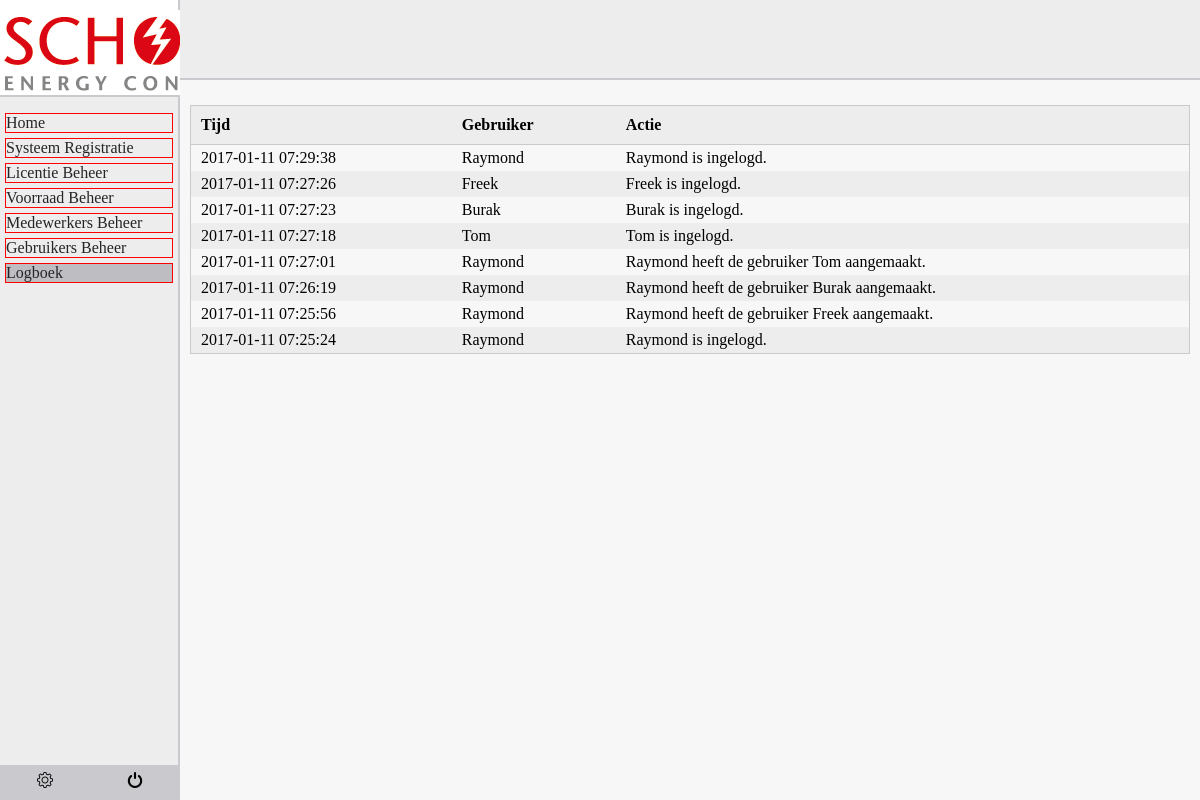
The page /index.php?p=log (signed in) on the database its author committed.
### tables this page shows
CREATE TABLE `log` (
  `ID` int(11) NOT NULL,
  `owner_id` int(11) NOT NULL,
  `user_id` int(11) DEFAULT NULL,
  `stock_id` int(11) DEFAULT NULL,
  `employee_id` int(11) DEFAULT NULL,
  `licence_id` int(11) DEFAULT NULL,
  `product_id` int(11) DEFAULT NULL,
  `action` int(11) DEFAULT NULL,
  `time` timestamp NOT NULL DEFAULT CURRENT_TIMESTAMP,
  `parameter1` text,
  `parameter2` text
);

CREATE TABLE `user` (
  `user_id` int(11) NOT NULL,
  `username` varchar(255) NOT NULL,
  `password` varchar(255) NOT NULL,
  `salt` varchar(255) NOT NULL,
  `level` int(11) NOT NULL,
  `voornaam` varchar(255) NOT NULL,
  `achternaam` varchar(255) NOT NULL,
  `email` varchar(255) NOT NULL
);

### inc/settings.inc.php (called while the page is built, shortened)
<?
	$settings = array(	"db_host"			=>		"localhost",
						"db_username"		=>		"root",
						"db_password"		=>		"",
						"db_database"		=>		"BIS",
						"timeout"			=>		"3600",
						"page_title_prefix"	=>		"Scholt - IT Registratie Systeem - ",
						"salt_lenght"		=>		"64",
		)
?>

### content/log.inc.php (the view, shortened to what this page needs)
<?
	if($_SESSION["level"] == 2)
	{
        $logStmt	=	$dbConn->prepare("SELECT l.ID, u.username AS owner, us.username AS subject, l.action, l.time, l.parameter1, l.parameter2, p.name, p.type, e.voornaam, e.achternaam, li.ID, s.ID
	FROM log l
		LEFT JOIN user u ON l.owner_id = u.user_id
		LEFT JOIN user us ON l.user_id = us.user_id
        LEFT JOIN product p ON l.product_id = p.ID
        LEFT JOIN employee e ON l.employee_id = e.ID
        LEFT JOIN stock s ON l.stock_id = s.ID
        LEFT JOIN licence li ON l.licence_id = li.ID
        	ORDER BY l.time DESC LIMIT 0, 30");
		$logStmt	->	execute();
		$logStmt	->	bind_result($logID, $owner, $subjectUser, $action, $time, $param1, $param2, $productName, $productType, $empFirstname, $empLastname, $licenceID, $stockID);
		?>
		<table class="tbl_standard">
			<tr>
				<th>Tijd</th>
				<th>Gebruiker</th>
				<th>Actie</th>
			</tr>
			<?
				while($logStmt->fetch())
				{
					?>
						<tr>
							<td><? echo $time ?></td>
							<td><? echo $owner; ?></td>
							<td>
								<?
								switch($action)
								{
									case 1:
										echo $owner . " heeft de gebruiker " . $subjectUser . " aangemaakt.";
									break;
									case 5:
										echo $owner . " is ingelogd.";
									break;
								}
								?>
							</td>
						</tr>
					<?
				}
			?>
		</table>
		<?
	}
	else
	{
		echo "Not authorised!";
	}
?>

### index.php (shortened to what this page needs)
<?
	require "./inc/settings.inc.php";
	require "./inc/functions.inc.php";
	if (checklogin())
	{
		handlePage();
	}
?>

### inc/functions.inc.php (shortened to what this page needs)
<?php
	function checkLogin()
	{
		global $settings;
		$loggedIn = false;
		if (isset($_SESSION["login"]))
		{
			if (($_SESSION["login"] == true) && (($_SESSION["lasttime"] + $settings["timeout"]) >= time()))
			{
				$loggedIn 				= true;
			}
		}
		return $loggedIn;
	}
	function handlePage()
	{
		global $dbConn;
		$page = "";
		if (isset($_GET["p"]))
		{
			$page = $_GET["p"];
		}
		switch ($page) {
			case 'log':
				outputFramework("Logboek", "log");
				include './content/log.inc.php';
				break;
		}
		closeFramework();
	}
	function outputFramework($pageTitle, $activePage)
	{
		include './inc/framework.inc.php';
	}
	function closeFramework()
	{
		include './inc/frameworkEnd.inc.php';
	}
?>

### inc/framework.inc.php (shortened to what this page needs)
<!DOCTYPE html>
<html>
<head>
	<link rel="stylesheet" type="text/css" href="./stylesheet.css">
</head>
<body>
<div class="wrapper">
	<div class="navigation">
		<div class="logoBox">
			<img id="logo" src="./img/logo2.gif" />
		</div>
		<div class="navBody">
			<ul>
				<li><a href="?p=home"<?php if ($activePage == "home") {echo "class=\"active\"";} ?>>Home</a></li>
				<li><a href="?p=systeem"<?php if ($activePage == "systeem") {echo "class=\"active\"";} ?>>Systeem Registratie</a></li>
				<li><a href="?p=licentie"<?php if ($activePage == "licentie") {echo "class=\"active\"";} ?>>Licentie Beheer</a></li>
				<li><a href="?p=stock"<?php if ($activePage == "stock") {echo "class=\"active\"";} ?> >Voorraad Beheer</a></li>
				<li><a href="?p=employees"<?php if ($activePage == "employees") {echo "class=\"active\"";} ?>>Medewerkers Beheer</a></li>
				<li><a href="?p=users"<?php if ($activePage == "users") {echo "class=\"active\"";} ?>>Gebruikers Beheer</a></li>
				<?
				if ($_SESSION["level"] == 2)
				{
				?>
				<li><a href="?p=log" <?php if ($activePage == "log") {echo "class=\"active\"";} ?> >Logboek</a></li>
				<?
				}
				?>
			</ul>
		</div>
		<div class="navFooter">
			<div id="footerSettingsButton">
				<a href="?p=settings"><img src="./img/settings.png" width="16" height="16" alt="settings"></a>
			</div>
			<div id="footerLogoutButton">
				<a href="?p=logout"><img src="./img/power.png" width="16" height="16" alt="settings"></a>
			</div>
		</div>
	</div>
	<div class="content">
		<div class="contentNav">
		</div>
		<div class="pageContent">

### inc/frameworkEnd.inc.php (shortened to what this page needs)
		</div>
	</div>
</div>
</body>
</html>

### stylesheet.css (style rules this page uses)
html { margin: 0px; height: 100%; }
body { margin: 0px; height: 100%; }
a { color: #25467A; }
.wrapper { background-color: yellow; height: 100%; }
.navigation { float: left; background-color: #EDEDED; width: calc(15% - 2px); height: 100%; color: #FFFFFF; font-family: Verdana; border-right: solid 2px; border-color: #CACACE; }
.content { float: left; background-color: #F7F7F7; width: 85%; height: 100%; overflow: auto; }
.logoBox { height: calc(10%-2px); border-bottom: solid 2px; border-right: solid 2px; border-color: #CACACE; background-color: #FFFFFF; width: 100%; }
#logo { display: block; margin: auto; padding-top: 10px; }
.navBody { margin: 0 0 35px; position: relative; width: 100%; background-color: #EDEDED; color: #7A7A85; }
.navFooter { position: absolute; left: 0; bottom: 0; height: 35px; background-color: #CACACE; width: 15%; }
#footerSettingsButton { float: left; width: 50%; padding-top: 7px; display: flex; align-items: center; justify-content: center; background-color: #CACACE; }
#footerLogoutButton { float: left; width: 50%; padding-top: 7px; display: flex; align-items: center; justify-content: center; background-color: #CACACE; }
.navBody ul { padding: 0px; list-style-type: none; }
.navBody li { border: solid 1px; border-color: #FF0000; margin-right: 5px; margin-left: 5px; margin-top: 5px; }
.navBody li a { display: block; color: #252528; text-decoration: none; padding: 0px; }
.navBody li a.active { background-color: #BDBDC2; }
.contentNav { background-color: #EDEDED; height: calc(10% - 2px); width: 100%; border-bottom: solid 2px; border-bottom-color: #CACACE; color: #3A5171; }
.pageContent { padding: 10px; }
.tbl_standard { border-collapse: collapse; margin-top: 15px; border: solid 1px; border-color: #CACACE; width: 100%; }
.tbl_standard th, td { text-align: left }
.tbl_standard td { padding-left: 10px; padding-top: 4px; padding-bottom: 4px; }
.tbl_standard tr:nth-child(even) { background-color: #F7F7F7; }
.tbl_standard tr:nth-child(odd) { background-color: #EDEDED; }
.tbl_standard th { background-color: #EDEDED; border-bottom: solid 1px; border-color: #CACACE; padding: 10px; }

### rows shown on the page
log: time "2017-01-11 07:29:38", owner.username "Raymond"
log: time "2017-01-11 07:27:26", owner.username "Freek"
log: time "2017-01-11 07:27:23", owner.username "Burak"
log: time "2017-01-11 07:27:18", owner.username "Tom"
log: time "2017-01-11 07:27:01", owner.username "Raymond", user.username "Tom"
log: time "2017-01-11 07:26:19", owner.username "Raymond", user.username "Burak"
log: time "2017-01-11 07:25:56", owner.username "Raymond", user.username "Freek"
log: time "2017-01-11 07:25:24", owner.username "Raymond"
